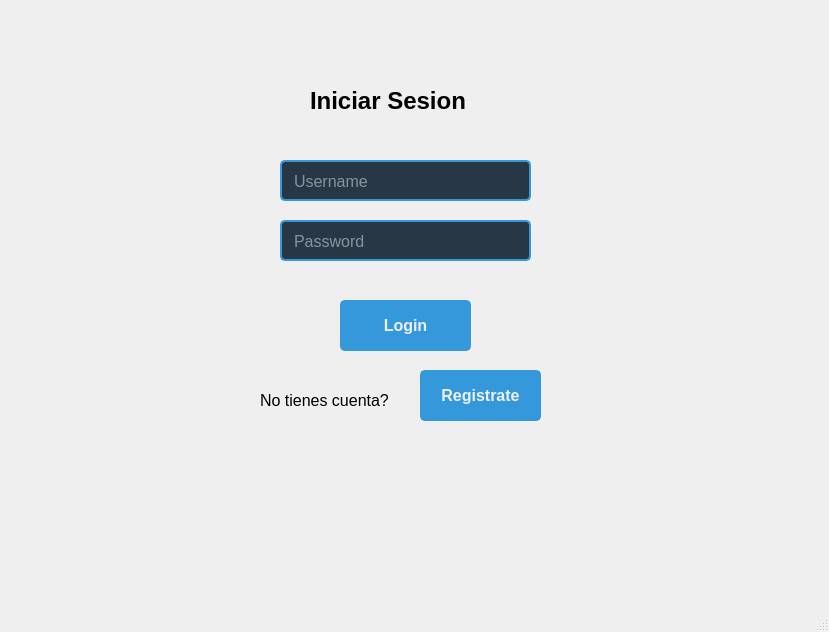
<?xml version="1.0" encoding="UTF-8"?>
<ui version="4.0">
 <class>MainWindow</class>
 <widget class="QMainWindow" name="MainWindow">
  <property name="geometry">
   <rect>
    <x>0</x>
    <y>0</y>
    <width>829</width>
    <height>632</height>
   </rect>
  </property>
  <property name="windowTitle">
   <string>MainWindow</string>
  </property>
  <property name="styleSheet">
   <string notr="true">/* Estilos para QLineEdit */
QLineEdit {
    background-color: #273746; /* Fondo azul oscuro */
    color: #ECF0F1; /* Texto blanco */
    border: 2px solid #3498DB; /* Borde azul */
    border-radius: 5px;
    padding: 10px;
    font-size: 16px; /* Tamaño de letra */
    text-align: center; /* Texto centrado */
}

/* Estilos para QPushButton */
QPushButton {
    background-color: #3498DB; /* Fondo azul */
    color: #ECF0F1; /* Texto blanco */
    border: 2px solid #3498DB; /* Borde azul */
    border-radius: 5px;
    padding: 10px 20px; /* Ajuste del padding */
    font-size: 16px; /* Tamaño de letra */
    text-align: center; /* Texto centrado */
}

/* Estilos para QPushButton al pasar el mouse */
QPushButton:hover {
    background-color: #2980B9; /* Fondo azul oscuro al pasar el mouse */
}

/* Estilos para QPushButton al hacer clic */
QPushButton:pressed {
    background-color: #1F618D; /* Fondo azul más oscuro al hacer clic */
}

/* Alineación central para todos los widgets */
QWidget {
    align-items: center;
    justify-content: center;
    text-align: center;
}
</string>
  </property>
  <widget class="QWidget" name="centralwidget">
   <widget class="QStackedWidget" name="stackedWidget">
    <property name="geometry">
     <rect>
      <x>20</x>
      <y>30</y>
      <width>751</width>
      <height>481</height>
     </rect>
    </property>
    <property name="currentIndex">
     <number>0</number>
    </property>
    <widget class="QWidget" name="loginPage">
     <widget class="QLineEdit" name="usernameInputLogin">
      <property name="geometry">
       <rect>
        <x>260</x>
        <y>130</y>
        <width>251</width>
        <height>41</height>
       </rect>
      </property>
      <property name="placeholderText">
       <string>Username</string>
      </property>
     </widget>
     <widget class="QLineEdit" name="passwordInputLogin">
      <property name="geometry">
       <rect>
        <x>260</x>
        <y>190</y>
        <width>251</width>
        <height>41</height>
       </rect>
      </property>
      <property name="placeholderText">
       <string>Password</string>
      </property>
     </widget>
     <widget class="QPushButton" name="loginButton">
      <property name="geometry">
       <rect>
        <x>320</x>
        <y>270</y>
        <width>131</width>
        <height>51</height>
       </rect>
      </property>
      <property name="font">
       <font>
        <pointsize>-1</pointsize>
        <bold>true</bold>
       </font>
      </property>
      <property name="text">
       <string>Login</string>
      </property>
     </widget>
     <widget class="QLabel" name="label">
      <property name="geometry">
       <rect>
        <x>290</x>
        <y>50</y>
        <width>181</width>
        <height>41</height>
       </rect>
      </property>
      <property name="font">
       <font>
        <pointsize>18</pointsize>
        <bold>true</bold>
       </font>
      </property>
      <property name="text">
       <string>Iniciar Sesion</string>
      </property>
     </widget>
     <widget class="QLabel" name="label_2">
      <property name="geometry">
       <rect>
        <x>240</x>
        <y>360</y>
        <width>171</width>
        <height>21</height>
       </rect>
      </property>
      <property name="font">
       <font>
        <pointsize>12</pointsize>
       </font>
      </property>
      <property name="text">
       <string>No tienes cuenta?</string>
      </property>
     </widget>
     <widget class="QPushButton" name="registerButtonPage">
      <property name="geometry">
       <rect>
        <x>400</x>
        <y>340</y>
        <width>121</width>
        <height>51</height>
       </rect>
      </property>
      <property name="font">
       <font>
        <pointsize>-1</pointsize>
        <bold>true</bold>
       </font>
      </property>
      <property name="text">
       <string>Registrate</string>
      </property>
     </widget>
    </widget>
    <widget class="QWidget" name="registerPage">
     <widget class="QLineEdit" name="emailInput">
      <property name="geometry">
       <rect>
        <x>260</x>
        <y>130</y>
        <width>251</width>
        <height>41</height>
       </rect>
      </property>
      <property name="placeholderText">
       <string>Email</string>
      </property>
     </widget>
     <widget class="QLineEdit" name="usernameInputRegister">
      <property name="geometry">
       <rect>
        <x>260</x>
        <y>190</y>
        <width>251</width>
        <height>41</height>
       </rect>
      </property>
      <property name="placeholderText">
       <string>Username</string>
      </property>
     </widget>
     <widget class="QLineEdit" name="passwordInputRegister">
      <property name="geometry">
       <rect>
        <x>260</x>
        <y>250</y>
        <width>251</width>
        <height>41</height>
       </rect>
      </property>
      <property name="placeholderText">
       <string>Password</string>
      </property>
     </widget>
     <widget class="QPushButton" name="registerButton">
      <property name="geometry">
       <rect>
        <x>290</x>
        <y>320</y>
        <width>161</width>
        <height>51</height>
       </rect>
      </property>
      <property name="font">
       <font>
        <pointsize>-1</pointsize>
        <bold>true</bold>
       </font>
      </property>
      <property name="text">
       <string>Registrarse</string>
      </property>
     </widget>
     <widget class="QLabel" name="label_3">
      <property name="geometry">
       <rect>
        <x>250</x>
        <y>410</y>
        <width>161</width>
        <height>21</height>
       </rect>
      </property>
      <property name="font">
       <font>
        <pointsize>12</pointsize>
       </font>
      </property>
      <property name="text">
       <string>Ya tienes cuenta?</string>
      </property>
     </widget>
     <widget class="QPushButton" name="loginButtonPage">
      <property name="geometry">
       <rect>
        <x>420</x>
        <y>400</y>
        <width>141</width>
        <height>51</height>
       </rect>
      </property>
      <property name="font">
       <font>
        <pointsize>-1</pointsize>
        <bold>true</bold>
       </font>
      </property>
      <property name="text">
       <string>Inicia Sesion</string>
      </property>
     </widget>
     <widget class="QLabel" name="label_4">
      <property name="geometry">
       <rect>
        <x>290</x>
        <y>50</y>
        <width>221</width>
        <height>51</height>
       </rect>
      </property>
      <property name="font">
       <font>
        <pointsize>18</pointsize>
        <bold>true</bold>
       </font>
      </property>
      <property name="text">
       <string>Registrarse</string>
      </property>
     </widget>
    </widget>
   </widget>
  </widget>
  <widget class="QMenuBar" name="menubar">
   <property name="geometry">
    <rect>
     <x>0</x>
     <y>0</y>
     <width>829</width>
     <height>33</height>
    </rect>
   </property>
  </widget>
  <widget class="QStatusBar" name="statusbar"/>
 </widget>
 <resources/>
 <connections/>
</ui>
